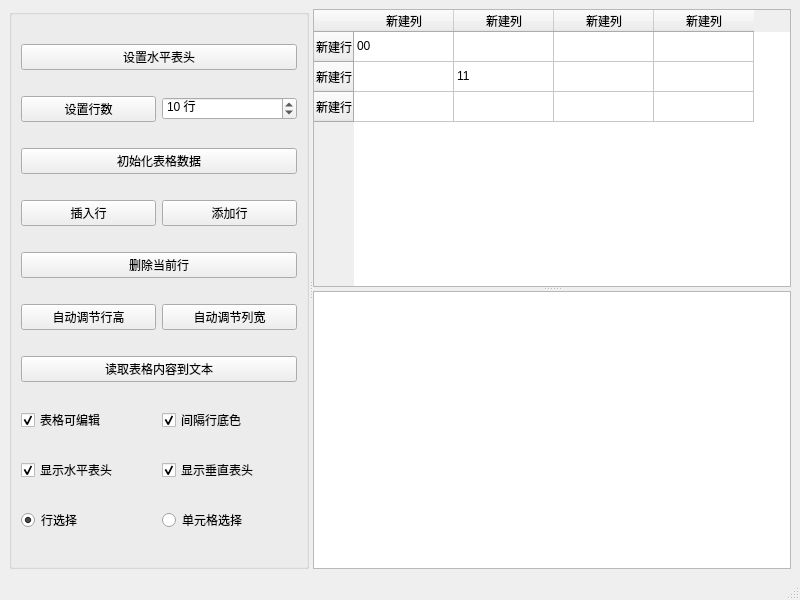
<?xml version="1.0" encoding="UTF-8"?>
<ui version="4.0">
 <class>MainWindow</class>
 <widget class="QMainWindow" name="MainWindow">
  <property name="geometry">
   <rect>
    <x>0</x>
    <y>0</y>
    <width>800</width>
    <height>600</height>
   </rect>
  </property>
  <property name="windowTitle">
   <string>MainWindow</string>
  </property>
  <widget class="QWidget" name="centralwidget">
   <layout class="QHBoxLayout" name="horizontalLayout">
    <item>
     <widget class="QSplitter" name="splitter_2">
      <property name="orientation">
       <enum>Qt::Horizontal</enum>
      </property>
      <widget class="QGroupBox" name="groupBox">
       <property name="maximumSize">
        <size>
         <width>300</width>
         <height>16777215</height>
        </size>
       </property>
       <property name="title">
        <string/>
       </property>
       <layout class="QGridLayout" name="gridLayout">
        <item row="0" column="0" colspan="2">
         <widget class="QPushButton" name="btnSetHHeader">
          <property name="text">
           <string>设置水平表头</string>
          </property>
         </widget>
        </item>
        <item row="1" column="0">
         <widget class="QPushButton" name="btnSetColumns">
          <property name="text">
           <string>设置行数</string>
          </property>
         </widget>
        </item>
        <item row="1" column="1">
         <widget class="QSpinBox" name="spinBox">
          <property name="suffix">
           <string> 行</string>
          </property>
          <property name="value">
           <number>10</number>
          </property>
         </widget>
        </item>
        <item row="2" column="0" colspan="2">
         <widget class="QPushButton" name="btnTableInit">
          <property name="text">
           <string>初始化表格数据</string>
          </property>
         </widget>
        </item>
        <item row="3" column="0">
         <widget class="QPushButton" name="btnTableInsert">
          <property name="text">
           <string>插入行</string>
          </property>
         </widget>
        </item>
        <item row="3" column="1">
         <widget class="QPushButton" name="btnTableAppend">
          <property name="text">
           <string>添加行</string>
          </property>
         </widget>
        </item>
        <item row="4" column="0" colspan="2">
         <widget class="QPushButton" name="btnTableDelete">
          <property name="text">
           <string>删除当前行</string>
          </property>
         </widget>
        </item>
        <item row="5" column="0">
         <widget class="QPushButton" name="btnAutoHeight">
          <property name="text">
           <string>自动调节行高</string>
          </property>
         </widget>
        </item>
        <item row="5" column="1">
         <widget class="QPushButton" name="btnAutoWidth">
          <property name="text">
           <string>自动调节列宽</string>
          </property>
         </widget>
        </item>
        <item row="6" column="0" colspan="2">
         <widget class="QPushButton" name="btnReadtoEdit">
          <property name="text">
           <string>读取表格内容到文本</string>
          </property>
         </widget>
        </item>
        <item row="7" column="0">
         <widget class="QCheckBox" name="chkTableEditable">
          <property name="text">
           <string>表格可编辑</string>
          </property>
          <property name="checked">
           <bool>true</bool>
          </property>
         </widget>
        </item>
        <item row="7" column="1">
         <widget class="QCheckBox" name="chkColorRow">
          <property name="text">
           <string>间隔行底色</string>
          </property>
          <property name="checked">
           <bool>true</bool>
          </property>
         </widget>
        </item>
        <item row="8" column="0">
         <widget class="QCheckBox" name="btnShowHHeader">
          <property name="text">
           <string>显示水平表头</string>
          </property>
          <property name="checked">
           <bool>true</bool>
          </property>
         </widget>
        </item>
        <item row="8" column="1">
         <widget class="QCheckBox" name="btnShowVHeader">
          <property name="text">
           <string>显示垂直表头</string>
          </property>
          <property name="checked">
           <bool>true</bool>
          </property>
         </widget>
        </item>
        <item row="9" column="0">
         <widget class="QRadioButton" name="radioRowSelect">
          <property name="text">
           <string>行选择</string>
          </property>
          <property name="checked">
           <bool>true</bool>
          </property>
         </widget>
        </item>
        <item row="9" column="1">
         <widget class="QRadioButton" name="radioCellSelect">
          <property name="text">
           <string>单元格选择</string>
          </property>
         </widget>
        </item>
       </layout>
      </widget>
      <widget class="QSplitter" name="splitter">
       <property name="orientation">
        <enum>Qt::Vertical</enum>
       </property>
       <widget class="QTableWidget" name="tableWidget">
        <row>
         <property name="text">
          <string>新建行</string>
         </property>
        </row>
        <row>
         <property name="text">
          <string>新建行</string>
         </property>
        </row>
        <row>
         <property name="text">
          <string>新建行</string>
         </property>
        </row>
        <column>
         <property name="text">
          <string>新建列</string>
         </property>
        </column>
        <column>
         <property name="text">
          <string>新建列</string>
         </property>
        </column>
        <column>
         <property name="text">
          <string>新建列</string>
         </property>
        </column>
        <column>
         <property name="text">
          <string>新建列</string>
         </property>
        </column>
        <item row="0" column="0">
         <property name="text">
          <string>00</string>
         </property>
        </item>
        <item row="1" column="1">
         <property name="text">
          <string>11</string>
         </property>
        </item>
       </widget>
       <widget class="QPlainTextEdit" name="plainTextEdit"/>
      </widget>
     </widget>
    </item>
   </layout>
  </widget>
  <widget class="QMenuBar" name="menubar">
   <property name="geometry">
    <rect>
     <x>0</x>
     <y>0</y>
     <width>800</width>
     <height>24</height>
    </rect>
   </property>
  </widget>
  <widget class="QStatusBar" name="statusbar"/>
 </widget>
 <resources/>
 <connections/>
</ui>
